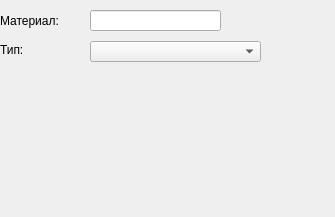
<?xml version="1.0" encoding="UTF-8"?>
<ui version="4.0">
 <class>CrownView</class>
 <widget class="QWidget" name="CrownView">
  <property name="geometry">
   <rect>
    <x>0</x>
    <y>0</y>
    <width>335</width>
    <height>217</height>
   </rect>
  </property>
  <property name="windowTitle">
   <string>CrownView</string>
  </property>
  <widget class="VitaWidget" name="vitaWidget" native="true">
   <property name="geometry">
    <rect>
     <x>0</x>
     <y>80</y>
     <width>295</width>
     <height>55</height>
    </rect>
   </property>
  </widget>
  <widget class="QComboBox" name="comboBox">
   <property name="geometry">
    <rect>
     <x>90</x>
     <y>41</y>
     <width>171</width>
     <height>21</height>
    </rect>
   </property>
   <item>
    <property name="text">
     <string/>
    </property>
   </item>
   <item>
    <property name="text">
     <string>Безпрагово изпиляване</string>
    </property>
   </item>
   <item>
    <property name="text">
     <string>Прагово изпиляване</string>
    </property>
   </item>
   <item>
    <property name="text">
     <string>Завинтване в/у имплант</string>
    </property>
   </item>
   <item>
    <property name="text">
     <string>Циментиране в/у имплант</string>
    </property>
   </item>
  </widget>
  <widget class="QLabel" name="materialLabel">
   <property name="geometry">
    <rect>
     <x>0</x>
     <y>10</y>
     <width>61</width>
     <height>21</height>
    </rect>
   </property>
   <property name="text">
    <string>Материал:</string>
   </property>
  </widget>
  <widget class="RangeWidget" name="rangeWidget" native="true">
   <property name="geometry">
    <rect>
     <x>0</x>
     <y>140</y>
     <width>331</width>
     <height>71</height>
    </rect>
   </property>
  </widget>
  <widget class="QLabel" name="label">
   <property name="geometry">
    <rect>
     <x>0</x>
     <y>40</y>
     <width>47</width>
     <height>20</height>
    </rect>
   </property>
   <property name="text">
    <string>Тип:</string>
   </property>
  </widget>
  <widget class="LineEdit" name="materialEdit">
   <property name="geometry">
    <rect>
     <x>90</x>
     <y>10</y>
     <width>131</width>
     <height>21</height>
    </rect>
   </property>
  </widget>
 </widget>
 <layoutdefault spacing="6" margin="11"/>
 <customwidgets>
  <customwidget>
   <class>LineEdit</class>
   <extends>QLineEdit</extends>
   <header location="global">View/uiComponents/qt_derived/LineEdit.h</header>
  </customwidget>
  <customwidget>
   <class>RangeWidget</class>
   <extends>QWidget</extends>
   <header>View/uiComponents/qt_derived/RangeWidget.h</header>
   <container>1</container>
  </customwidget>
  <customwidget>
   <class>VitaWidget</class>
   <extends>QWidget</extends>
   <header>View/uiComponents/qt_derived/VitaWidget.h</header>
   <container>1</container>
  </customwidget>
 </customwidgets>
 <resources/>
 <connections/>
</ui>
